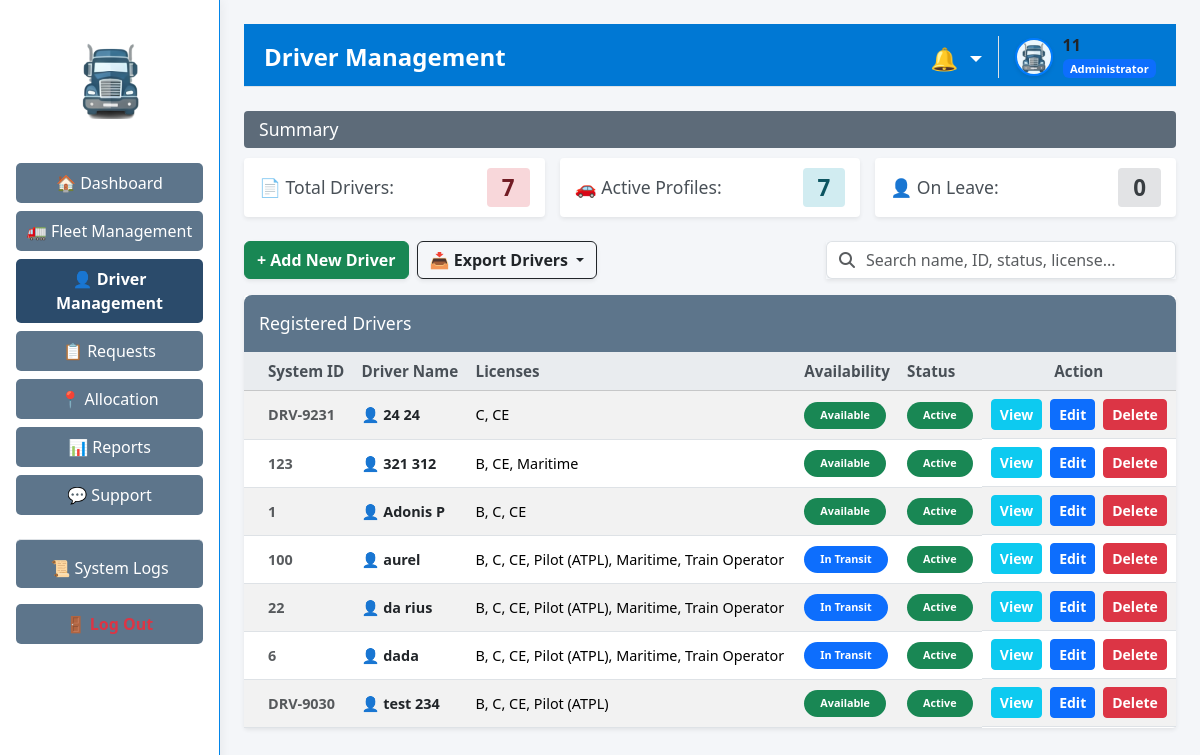
Page /drivers (signed in) on the committed database.
### tables this page shows
CREATE TABLE "drivers" (
                    id TEXT PRIMARY KEY,
                    name TEXT NOT NULL,
                    status TEXT NOT NULL,
                    licenses TEXT,
                    experience TEXT,
                    dob TEXT,
                    address TEXT,
                    availability TEXT DEFAULT 'Available',
                    last_modified_by TEXT DEFAULT 'System',
                    last_modified_at DATETIME DEFAULT NULL
                );

### app/routes/driver_routes.py (the view)
@driver_bp.route('/drivers', methods=['GET'])
def driver_management() -> str:
    if 'user_id' not in session: return redirect(url_for('auth.login'))
    view_data = driver_logic.load_driver_data()
    role = session.get('role', 'Staff')
    return render_template('admin/drivers.html', data=view_data, role=role)

### app/controllers/driver_controller.py (called while the page is built)
    def load_driver_data(self) -> Dict[str, Any]:
        driver_data: Dict[str, Any] = {}
        try:
            driver_data["summary"] = self.model.get_driver_summary()
            driver_data["drivers"] = self.model.get_all_drivers()
            return driver_data
        except Exception as logic_error:
            logging.error(f"Error processing driver data: {logic_error}")
            driver_data["summary"] = {"total": 0, "active": 0, "on_leave": 0}
            driver_data["drivers"] = []
            return driver_data

### app/models/driver_model.py (called while the page is built)
    def get_all_drivers(self) -> List[Dict[str, Any]]:
        drivers: List[Dict[str, Any]] = []
        try:
            with sqlite3.connect(DB_PATH) as connection:
                connection.row_factory = sqlite3.Row
                db_cursor = connection.cursor()
                db_cursor.execute("SELECT * FROM drivers ORDER BY name")
                rows = db_cursor.fetchall()
                for row in rows:
                    drivers.append(dict(row))
                return drivers
        except sqlite3.Error as db_error:
            logging.error(f"Error retrieving driver list: {db_error}")
            return drivers

    def get_driver_summary(self) -> Dict[str, int]:
        summary: Dict[str, int] = {"total": 0, "active": 0, "on_leave": 0}
        try:
            with sqlite3.connect(DB_PATH) as connection:
                db_cursor = connection.cursor()
                db_cursor.execute("SELECT COUNT(id) FROM drivers")
                summary["total"] = db_cursor.fetchone()[0]
                db_cursor.execute("SELECT COUNT(id) FROM drivers WHERE status = ?", ("Active",))
                summary["active"] = db_cursor.fetchone()[0]
                db_cursor.execute("SELECT COUNT(id) FROM drivers WHERE availability = ?", ("On Leave",))
                summary["on_leave"] = db_cursor.fetchone()[0]
                return summary
        except sqlite3.Error as database_error:
            logging.error(f"Error retrieving driver summary: {database_error}")
            return summary

### app/templates/admin/drivers.html (shortened to what this page needs)
{% extends "layouts/admin_layout.html" if session.get('role') == 'Administrator' else "layouts/staff_layout.html" %}
{% block page_header %}{{ 'Active Drivers' if role == 'Staff' else 'Driver Management' }}{% endblock %}
{% block content %}
<div class="section-header">Summary</div>
<div class="card-row mb-4">
    <div class="summary-card shadow-sm border-0" style="border-left: 4px solid #f66d9b;">
        <span>📄 Total Drivers:</span>
        <span class="badge-count bg-pink">{{ data.summary.total }}</span>
    </div>
    <div class="summary-card shadow-sm border-0" style="border-left: 4px solid #17a2b8;">
        <span>🚗 Active Profiles:</span>
        <span class="badge-count bg-teal">{{ data.summary.active }}</span>
    </div>
    <div class="summary-card shadow-sm border-0" style="border-left: 4px solid #6c757d;">
        <span>👤 On Leave:</span>
        <span class="badge-count bg-grey">{{ data.summary.on_leave }}</span>
    </div>
</div>
<div class="d-flex justify-content-between align-items-center mb-3">
    <div class="d-flex gap-2">
        {% if role != 'Staff' %}
        <button type="button" class="btn btn-success fw-bold custom-rounded shadow-sm" data-bs-toggle="modal" data-bs-target="#addDriverModal">
            + Add New Driver
        </button>
        {% endif %}
        <div class="dropdown">
            <button class="btn btn-outline-dark fw-bold custom-rounded shadow-sm dropdown-toggle" type="button" data-bs-toggle="dropdown">
                📥 Export Drivers
            </button>
        </div>
    </div>
    <div class="input-group shadow-sm custom-rounded" style="max-width: 350px;">
        <span class="input-group-text bg-white border-end-0"><i class="fa-solid fa-search text-muted"></i></span>
        <input type="text" id="tableSearchInput" class="form-control border-start-0 ps-0" placeholder="Search name, ID, status, license...">
    </div>
</div>
<div class="table-container shadow-sm border-0">
    <div class="section-header text-white" style="margin-bottom: 0; border-radius: 8px 8px 0 0; background-color: #5d758b; padding: 15px;">Registered Drivers</div>
    <table class="table table-striped table-hover custom-table mb-0 align-middle">
        <thead class="table-light">
            <tr>
                <th class="ps-4">System ID</th>
                <th>Driver Name</th>
                <th>Licenses</th>
                <th>Availability</th>
                <th>Status</th>
                <th class="text-center">Action</th>
            </tr>
        </thead>
        <tbody>
            {% if data.drivers|length == 0 %}
            <tr><td colspan="6" class="text-center py-5 text-muted">No drivers found.</td></tr>
            {% else %}
                {% for driver in data.drivers %}
                <tr class="searchable-row">
                    <td class="ps-4 fw-bold text-muted">{{ driver.id }}</td>
                    <td class="fw-bold text-dark">👤 {{ driver.name }}</td>
                    <td>{{ driver.licenses }}</td>
                    <td><span class="badge bg-{{ 'secondary' if driver.availability == 'On Leave' else ('primary' if driver.availability == 'In Transit' else 'success') }} px-3 py-2 rounded-pill">{{ driver.availability }}</span></td>
                    <td><span class="badge bg-{{ 'success' if driver.status == 'Active' else 'danger' }} px-3 py-2 rounded-pill">{{ driver.status }}</span></td>
                    <td class="d-flex justify-content-center gap-2">
                        <button type="button" class="btn btn-info btn-sm text-white fw-bold custom-rounded" data-bs-toggle="modal" data-bs-target="#viewModal{{ driver.id }}">View</button>
                        <button type="button" class="btn btn-primary btn-sm fw-bold custom-rounded" data-bs-toggle="modal" data-bs-target="#editModal{{ driver.id }}">Edit</button>
                        {% if role != 'Staff' %}
                        <form method="POST" action="{{ url_for('driver.delete_driver', driver_id=driver.id) }}" style="display:inline; margin:0;">
                            <button type="submit" class="btn btn-danger btn-sm fw-bold custom-rounded" onclick="return confirm('Delete this driver?');">Delete</button>
                        </form>
                        {% endif %}
                    </td>
                </tr>
                {% endfor %}
            {% endif %}
        </tbody>
    </table>
</div>
{% endblock %}

### app/static/css/style.css (style rules this page uses)
body { margin: 0; padding: 0; font-family: 'Segoe UI', Tahoma, Geneva, Verdana, sans-serif; }
.section-header { background-color: #5d6b79; color: white; padding: 5px 15px; margin-bottom: 10px; border-radius: 4px; font-weight: 500; font-size: 1.1rem; }
.card-row { display: flex; gap: 15px; margin-bottom: 20px; }
.summary-card { flex: 1; background: white; border: 1px solid #ced4da; border-radius: 4px; padding: 10px 15px; display: flex; align-items: center; justify-content: space-between; font-size: 1.1rem; color: #495057; }
.badge-count { font-size: 1.4rem; padding: 3px 15px; border-radius: 4px; font-weight: bold; }
.bg-pink { background-color: #f8d7da; color: #721c24; }
.bg-teal { background-color: #d1ecf1; color: #0c5460; }
.bg-grey { background-color: #e2e3e5; color: #383d41; }
.table-container { background: white; border: 1px solid #ced4da; border-radius: 4px; }
.custom-table th { background-color: #e9ecef; color: #495057; font-weight: 600; font-size: 0.95rem; }
.custom-table td { font-size: 0.9rem; vertical-align: middle; }

### rows in the picture
drivers: id "DRV-9231", name "24 24", licenses "C, CE", availability "Available", status "Active"
drivers: id "123", name "321 312", licenses "B, CE, Maritime", availability "Available", status "Active"
drivers: id "1", name "Adonis P", licenses "B, C, CE", availability "Available", status "Active"
drivers: id "100", name "aurel", licenses "B, C, CE, Pilot (ATPL), Maritime, Train Operator", availability "In Transit", status "Active"
drivers: id "22", name "da rius", licenses "B, C, CE, Pilot (ATPL), Maritime, Train Operator", availability "In Transit", status "Active"
drivers: id "6", name "dada", licenses "B, C, CE, Pilot (ATPL), Maritime, Train Operator", availability "In Transit", status "Active"
drivers: id "DRV-9030", name "test 234", licenses "B, C, CE, Pilot (ATPL)", availability "Available", status "Active"

### other values in the picture
{{ 'Active Drivers' if role == 'Staff' else 'Driver Management' }} "Driver Management"
{{ session.get('username', 'Admin') }} "11"
{{ session.get('role', 'Administrator') }} "Administrator"
{{ data.summary.total }} "7"
{{ data.summary.active }} "7"
{{ data.summary.on_leave }} "0"
